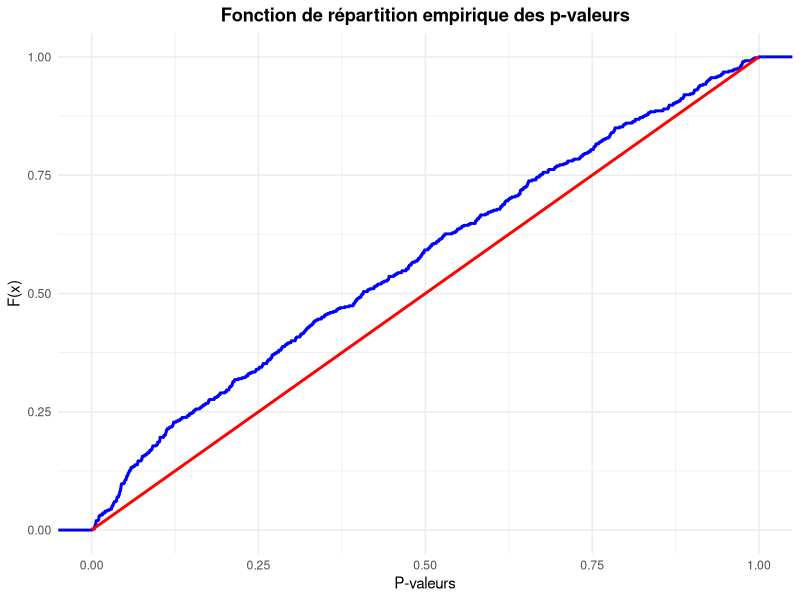

This chart was generated by the following R code: (Note: this script raises an error after producing the figure.)
# Code effectuant la section 5.1 et 5.2.1 de l'article
# donc on est que sous H_0 pour l'instant
# pas d'état absorbant
# paramètres des lois aléatoires
# hypothèse w_lj = w_l

library(MASS)
library(ggplot2)

### Simulation de trajectoires SMP ----
simulate_SMP <- function(n, n_states, P, alpha, dist_type, dist_params, max_transitions) {
  trajectories <- vector("list", n)
  
  for (i in 1:n) {
    states <- numeric(max_transitions)
    times <- numeric(max_transitions)
    states[1] <- sample(1:n_states, 1, prob = alpha) # État initial
    
    for (t in 1:(max_transitions - 1)) {
      states[t + 1] <- sample(1:n_states, 1, prob = P[states[t], ]) # Transition
      
      # Tirage du temps de séjour selon la distribution spécifiée
      if (dist_type == "gamma") {
        times[t] <- rgamma(1, shape = dist_params[states[t], 1],
                           rate = dist_params[states[t], 2])
      } else if (dist_type == "weibull") {
        times[t] <- rweibull(1, shape = dist_params[states[t], 1],
                             scale = dist_params[states[t], 2])
      } else {
        times[t] <- rexp(1, rate = dist_params[states[t], 1])
      }
      
      # Arrêt si état absorbant (ex : dernier état)
      #if (states[t + 1] == n_states) {
      #  states <- states[1:(t + 1)]
      #  times <- times[1:t]
      #  break
      #}
    }
    trajectories[[i]] <- list(states = states, times = times)
  }
  return(trajectories)
}



### Estimation theta ----
estimate_SMP_params <- function(trajectories, n_states, dist_type) {
  # Estimation α (fréquences initiales)
  initial_states <- sapply(trajectories, function(x) x$states[1]) #Extrait le premier état de chaque trajectoire pour identifier les états initiaux
  alpha <- table(factor(initial_states, levels=1:n_states))
  alpha <- alpha/sum(alpha) # proportion de chaque état initial
  
  # Estimation P (matrice de transitions)
  transition_counts <- matrix(0, n_states, n_states) # Création matrice n*n
  for (traj in trajectories) {
    states <- traj$states
    for (i in 1:(length(states)-1)) {
      transition_counts[states[i], states[i+1]] <- transition_counts[states[i], states[i+1]] + 1
    }
  }
  P <- transition_counts/rowSums(transition_counts)
  
  # Estimation ω (MLE par état)
  dist_params <- list()
  for (state in 1:n_states) {
    durations <- unlist(lapply(trajectories, function(traj) {
      idx <- which(traj$states[-length(traj$states)] == state) #identifie les indices (idx) où l'état courant apparaît avant la dernière transition (on exclut l'état absorbant)
      if(length(idx) > 0) return(traj$times[idx]) 
      else return(NULL)
    }))
    
    if(dist_type == "gamma") {
      fit <- fitdistr(durations, "gamma", start=list(shape=1, rate=1))
      dist_params[[state]] <- c(fit$estimate["shape"], fit$estimate["rate"])
    } else if(dist_type == "weibull") {
      fit <- fitdistr(durations, "weibull", start=list(shape=1, scale=1))
      dist_params[[state]] <- c(fit$estimate["shape"], fit$estimate["scale"])
    } else {
      fit <- fitdistr(durations, "exponential", start=list(shape=1))
      dist_params[[state]] <- c(fit$estimate["rate"])
    }
  }
  return(list(alpha=alpha, P=P, dist_params=dist_params))
}



### Log-vraisemblance ----
log_likelihood <- function(params, trajectories, dist_type) {
  alpha <- params$alpha
  P <- params$P
  dist_params <- params$dist_params
  logL <- 0 # Initialisation de la log-vraisemblance
  epsilon <- 1e-10 # Petit terme pour éviter log(0)
  
  for (traj in trajectories) {
    states <- traj$states # Ordre des états
    times <- traj$times # Durées passées dans chaque état
    
    # Terme initial alpha_j1
    logL <- logL + log(max(alpha[states[1]], epsilon)) # Évite log(0)
    
    m <- length(states) - 1 # Nombre de transitions
    
    for (i in 1:m) { # Boucle sur les transitions entre états
      from <- states[i]
      to <- states[i+1]
      
      # Terme de transition P_ij
      logL <- logL + log(max(P[from, to], epsilon)) # Ajoute log proba de transition
      
      # Terme de durée
      if (dist_type == "gamma") {
        logL <- logL + dgamma(times[i], shape = dist_params[[from]][1], rate = dist_params[[from]][2], log = TRUE)
      } else if (dist_type == "weibull") {
        logL <- logL + dweibull(times[i], shape = dist_params[[from]][1], scale = dist_params[[from]][2], log = TRUE)
      } else if (dist_type == "exponential") {
        logL <- logL + dexp(times[i], rate = dist_params[[from]][1], log = TRUE)
      }
    }
  }
  
  return(logL)
}



### Ratio de vraisemblance ----
compute_LR <- function(trajectories1, trajectories2, n_states, dist_type) {
  # Estimation sous H0 (données regroupées)
  mle_H0 <- estimate_SMP_params(c(trajectories1, trajectories2), n_states, dist_type)
  
  # Estimation sous H1 (données séparées)
  mle_H1_t1 <- estimate_SMP_params(trajectories1, n_states, dist_type)
  mle_H1_t2 <- estimate_SMP_params(trajectories2, n_states, dist_type)
  
  # Calcul des log-vraisemblances
  logL_H0 <- log_likelihood(mle_H0, c(trajectories1, trajectories2), dist_type)
  
  logL_H1 <- log_likelihood(mle_H1_t1, trajectories1, dist_type) + log_likelihood(mle_H1_t2, trajectories2, dist_type)
  
  LR <- exp(logL_H0 - logL_H1)
  return(list(LR = LR, log_LR = log(LR)))
}



### 1) Chi-2 ----
compute_asymptotic_pvalue <- function(LR_val, n_states, dist_type) {
  # Calcul des degrés de liberté
  k <- ifelse(dist_type %in% c("gamma", "weibull"), 2, 1) #calcul du nombre de paramètres 
  #if (is.null(absorbing_state)) { #le degré de liberté depend de la présence ou non d'un état absorbant.
  d <- n_states^2 - n_states - 1 + k*n_states # car hyp w_lj=w_l
  #} else { pour l'instant, pas d'état absorbant
    #d <- n_states^2 - 2*n_states +k*(n_states - 1)
  #}
  
  # Calcul de la p-value
  test_stat <- -2*LR_val[[2]]
  pval <- 1 - pchisq(test_stat, df = d)
  return(pval)
}



### 2) Parametric bootstrap ----
# on vient générer un échantillon de trajectoires suivant les paramètres du MLE sous H0 :
simulate_SMP_bootstrap <- function(n, n_states, params, dist_type, max_transitions) {
  alpha <- params$alpha
  P <- params$P
  dist_params <- params$dist_params
  
  trajectories <- vector("list", n)
  
  for (i in 1:n) {
    states <- numeric(max_transitions)
    times <- numeric(max_transitions)
    states[1] <- sample(1:n_states, 1, prob = alpha) # État initial
    
    for (t in 1:(max_transitions - 1)) {
      states[t + 1] <- sample(1:n_states, 1, prob = P[states[t], ]) # Transition
      
      # Tirage du temps de séjour selon la distribution spécifiée
      if (dist_type == "gamma") {
        times[t] <- rgamma(1, shape = dist_params[[states[t]]][1],
                           rate = dist_params[[states[t]]][2])
      } else if (dist_type == "weibull") {
        times[t] <- rweibull(1, shape = dist_params[[states[t]]][1],
                             scale = dist_params[[states[t]]][2])
      } else {
        times[t] <- rexp(1, rate = dist_params[[states[t]]][1])
      }
      
      
      # Arrêt si état absorbant (ex : dernier état)
      #if (states[t + 1] == n_states) {
      #  states <- states[1:(t + 1)]
      #  times <- times[1:t]
      #  break
      #}
    }
    trajectories[[i]] <- list(states = states, times = times)
  }
  return(trajectories)
}



#On vient ensuite effectuer R fois ce processus en calculant la statistique de test à chaque fois

parametric_bootstrap <- function(trajectories1, trajectories2, n1, n2, n_states, max_transitions, dist_type, R) {
  
  # On calcule les paramètres du MLE (pour générer les échantillons)
  mle_params <- estimate_SMP_params(c(trajectories1, trajectories2), n_states, dist_type)
  
  # Calcul de la statistique de test T_l
  T_l <- compute_LR(trajectories1, trajectories2, n_states, dist_type)
  
  # Compteur pour la p-value
  count <- 0
  for (r in 1:R) {
    
    # Génére n trajectoires indépendantes sous H0 avec les paramètres du MLE
    bootstrap_trajectories1 <- simulate_SMP_bootstrap(n1, n_states, mle_params, dist_type, max_transitions)
    bootstrap_trajectories2 <- simulate_SMP_bootstrap(n2, n_states, mle_params, dist_type, max_transitions)
    
    # Calcule la stat de test T* pour les trajectoires générées
    T_star <- compute_LR(bootstrap_trajectories1, bootstrap_trajectories2, n_states, dist_type)
    
    # Itérations pour le calcul de la p-value
    if (T_star[[2]] <= T_l[[2]]) {
      count <- count + 1
    }
  }
  
  p_boot <- count / R
  
  return(p_boot)
}



### 3) Permutation ----
permutation_test <- function(trajectories1, trajectories2, n1, n2, R) {
  
  T_l <- compute_LR(trajectories1, trajectories2, n_states, dist_type)
  
  count <- 0  
  
  for (r in 1:R) {
    
    permutation <- sample(1:(n1+n2), n1+n2, replace = FALSE) # Permutation aléatoire
    
    perm_traj1 <- c(trajectories1, trajectories2)[permutation[1:n1]]
    perm_traj2 <- c(trajectories1, trajectories2)[permutation[(n1+1):(n1+n2)]]
    
    T_star <- compute_LR(perm_traj1, perm_traj2, n_states, dist_type)
    
    if (T_star[[2]] <= T_l[[2]]) {
      count <- count + 1
    }
  }
  
  p_perm <- count / R
  
  return(p_perm)
}



### Exemple d'utilisation ----
n1 <- 60  # Nombre de trajectoires simulées
n2 <- 60
n <- n1+n2
n_states <- 7  # Nombre d'états
max_transitions <- 5
dist_type <- "gamma"
R <- 1000

# Génération de P et alpha
# pour l'instant, pas d'état absorbant
P <- matrix(runif(n_states^2), nrow = n_states)
diag(P) <- 0
P <- P / rowSums(P)

alpha <- runif(n_states,0,1)
alpha <- alpha/sum(alpha)

# Paramètres Gamma/Weibull/Exp pour chaque état (on considère l'hyp w_lj = w_l)
# pris aléatoirement pour le moment
if (dist_type == "gamma") {
  dist_params <- matrix(round(runif(n_states * 2, min = 1, max = 5), 2), ncol = 2, byrow = TRUE)
} else if (dist_type == "weibull") {
  dist_params <- matrix(round(runif(n_states * 2, min = 1, max = 5), 2), ncol = 2, byrow = TRUE)
} else {
  dist_params <- matrix(round(runif(n_states, min = 0.5, max = 2), 2), ncol = 1)
}


# Echantillon 1 (100 trajectoires)
smp_trajectories1 <- simulate_SMP(n1, n_states, P, alpha, dist_type, dist_params, max_transitions)
# Echantillon 2 (100 trajectoires, on est sous H_0 donc même setup que échantillon 1)
smp_trajectories2 <- simulate_SMP(n2, n_states, P, alpha, dist_type, dist_params, max_transitions)

likelihood_ratio <- compute_LR(smp_trajectories1, smp_trajectories2, n_states, dist_type)


# chi-2

n_repetitions <- 500
# Initialisation du data frame pour stocker les p-valeurs
p_values_df <- data.frame(p_value = numeric(n_repetitions))
# Boucle pour répéter l'expérience 500 fois
for (i in 1:n_repetitions) {
  # Génération des échantillons sous H0
  smp_trajectories1 <- simulate_SMP(n1, n_states, P, alpha, dist_type, dist_params, max_transitions)
  smp_trajectories2 <- simulate_SMP(n2, n_states, P, alpha, dist_type, dist_params, max_transitions)
  
  # Calcul du ratio de vraisemblance
  likelihood_ratio <- compute_LR(smp_trajectories1, smp_trajectories2, n_states, dist_type)
  
  # Calcul de la p-valeur
  p_values_df$p_value[i] <- compute_asymptotic_pvalue(likelihood_ratio, n_states, dist_type)
}

line_df <- data.frame(x = c(0, 1), y = c(0, 1))
ggplot(p_values_df, aes(x = p_value)) +
  stat_ecdf(geom = "step", color = "blue", size = 1) +  # Fonction de répartition empirique
  geom_line(data = line_df, aes(x = x, y = y), color = "red", size = 1) +  # Droite y = x
  labs(title = "Fonction de répartition empirique des p-valeurs",
       x = "P-valeurs",
       y = "F(x)") +
  theme_minimal() +
  theme(plot.title = element_text(hjust = 0.5, face = "bold"))



# parametric bootstrap
p_value_2 <- parametric_bootstrap(smp_trajectories1, smp_trajectories2, n1, n2, n_states, max_transitions, dist_type, R)

# permutation
p_value_3 <- permutation_test(smp_trajectories1, smp_trajectories2, n1, n2, R)

# très (trop) long à tourner : à optimiser pour reproduire Fig. 4